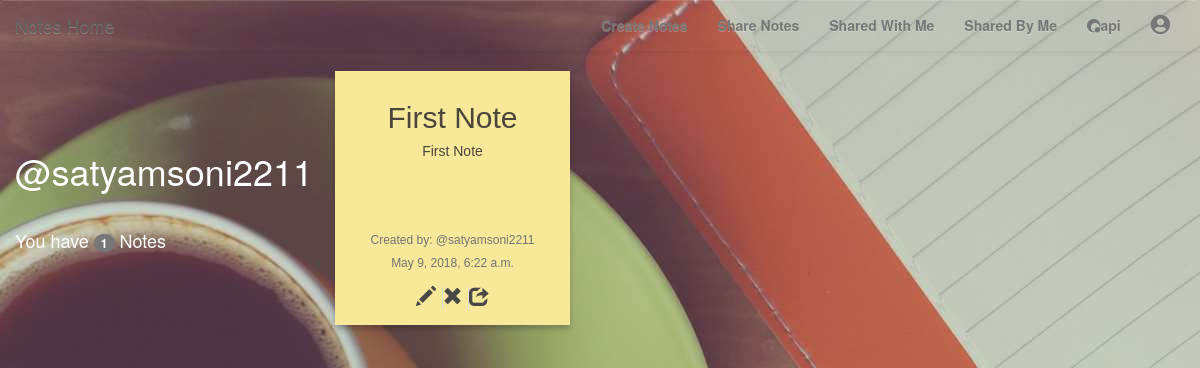
Page /notes/view/ (signed in) on the earlier database version.
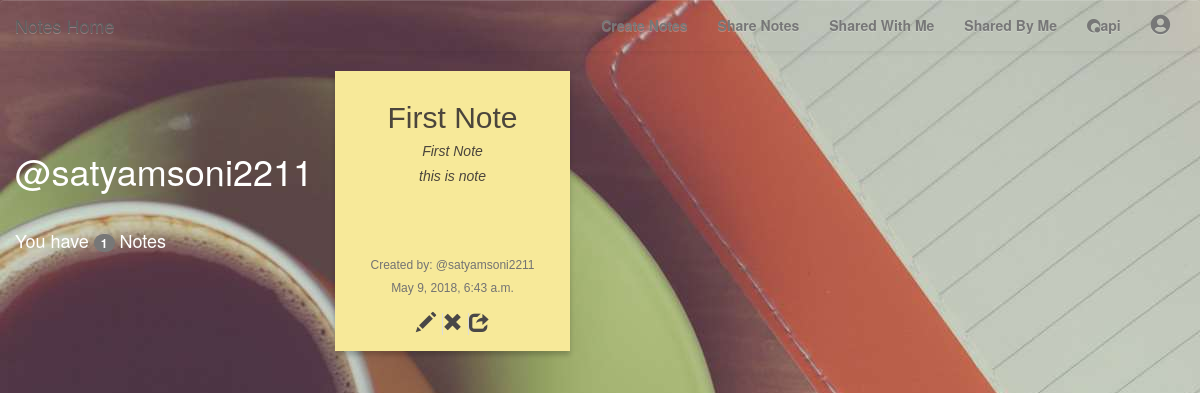
Same page on the later database version.
### notes/models.py (models this page shows, shortened)
class Notes(models.Model):
    title = models.CharField(max_length=30)
    created = models.DateTimeField(auto_now=True)
    text = models.CharField(max_length=2000)
    user = models.ForeignKey(User,related_name='notes')
    class Meta:
        ordering = ['-created']

### notes/views.py (the view)
class ViewNotes(LoginRequiredMixin,generic.ListView):
    model = Notes

### notes/templates/notes/notes_list.html
{% extends "base.html" %}
{% block content %}
	<div class="row">
		<div class="col-md-3" style="height:100%">
			<br><br><br>
			<h1 id='wh'>@{{user.username}}</h1><br>
			<h4 id="wh">You have <span class="badge">{{user.notes.all.count}}</span> Notes</h4>
		</div>
		<div class="col-md-9">
			{% for note in object_list %}
				{% if note.user.username == user.username  %}
					<div class="note-wrap note-white col-md-3">
						<h2>{{note.title}}</h2>
						<h5>{{note.text|safe}}</h5>
						<br>
						<h5 class="help-block" id='usertag'>Created by: @{{note.user.username}}</h5>
						<h5 class="help-block" id="usertag">{{note.created}}</h5>
						<a href="{% url 'notes:update' pk=note.pk %}">
							<span class="glyphicon glyphicon-pencil" title="Update Note"></span>
						</a>
						<a href="{% url 'notes:delete' pk=note.pk %}" class="anchor">
							<span class="glyphicon glyphicon-remove" title="Delete Note"></span>
						</a>
						<a href="{% url 'notes:sharesingle' pk=note.pk %}" class="anchor">
							<span class="glyphicon glyphicon-share" title="Share Note"></span>
						</a>
					</div>
				{% endif %}
			{% endfor %}
		</div>
	</div>
{% endblock %}

Differences in the rows shown:
changed Notes "First Note": text "First Note" → "First Note this is note"; created "May 9, 2018, 6:22 a.m." → "May 9, 2018, 6:43 a.m."
